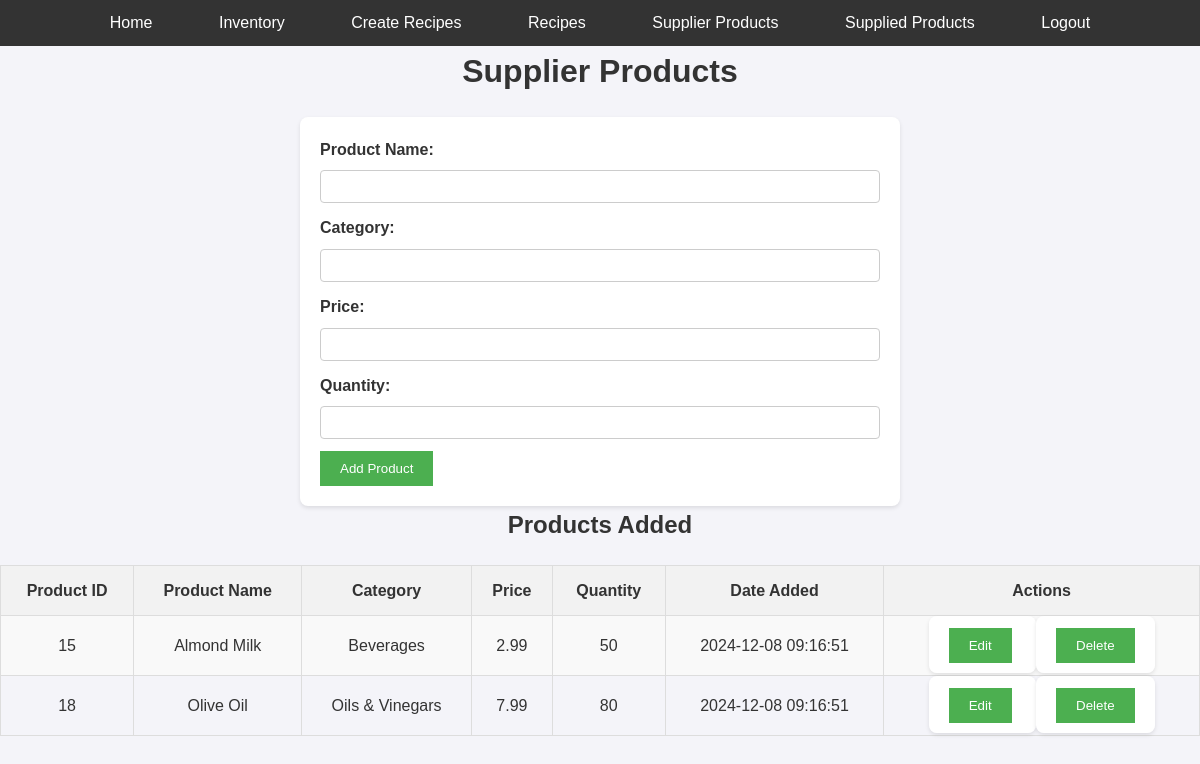
Screenshot of /supplier_products (signed in) with the database file from the repository.
### tables this page shows
CREATE TABLE "supplier_products" (
    id INTEGER PRIMARY KEY AUTOINCREMENT,
    supplier_id INTEGER NOT NULL,
    product_name TEXT NOT NULL,
    category TEXT NOT NULL,
    price DECIMAL(10, 2) NOT NULL,
    quantity INTEGER NOT NULL,
    date_added TIMESTAMP DEFAULT CURRENT_TIMESTAMP,
    FOREIGN KEY (supplier_id) REFERENCES users (user_id) ON DELETE CASCADE
);

### app.py (the view, shortened to what this page needs)
@app.route("/supplier_products", methods=["GET", "POST"])
@login_required
def supplier_products():
    user_id = session.get("user_id")  # Get user_id from the session
    if not user_id:
        return redirect(url_for("login"))
    products = execute_query("SELECT * FROM supplier_products WHERE supplier_id = ?", (user_id,))
    return render_template("supplier_products.html", products=products)

### app.py (called while the page is built)
def execute_query(query, params=(), fetch_one=False):
    conn = get_db_connection()
    conn.row_factory = sqlite3.Row  # Ensures rows act like dictionaries
    cursor = conn.cursor()
    cursor.execute(query, params)
    if fetch_one:
        rows = cursor.fetchone()  # Fetch only one row
    else:
        rows = cursor.fetchall()  # Fetch all rows
    conn.commit()
    conn.close()
    return rows

def get_db_connection():
    conn = sqlite3.connect("database.db")
    conn.row_factory = sqlite3.Row
    return conn

def login_required(f):
    @wraps(f)
    def decorated_function(*args, **kwargs):
        if "username" not in session:
            return redirect(url_for("login"))
        return f(*args, **kwargs)
    return decorated_function

### templates/supplier_products.html (shortened to what this page needs)
<!DOCTYPE html>
<html lang="en">
<head>
    <link rel="stylesheet" href="{{ url_for('static', filename='styles.css') }}">
</head>
<body>
    <header>
        <nav>
            <a href="{{ url_for('home') }}">Home</a>
            <a href="{{ url_for('inventory') }}">Inventory</a>
            <a href="{{ url_for('recipes') }}">Create Recipes</a>
            <a href="{{ url_for('all_recipes') }}">Recipes</a>
            <a href="{{ url_for('supplier_products') }}">Supplier Products</a>
            <a href="{{ url_for('supplied_products') }}">Supplied Products</a>
            <a href="{{ url_for('logout') }}">Logout</a>
        </nav>
    </header>
    <h1>Supplier Products</h1>
    <form method="POST" action="{{ url_for('add_product') }}">
        <label for="product_name">Product Name:</label>
        <input type="text" id="product_name" name="product_name" required><br>
        <label for="category">Category:</label>
        <input type="text" id="category" name="category" required><br>
        <label for="price">Price:</label>
        <input type="number" id="price" name="price" step="0.01" required><br>
        <label for="quantity">Quantity:</label>
        <input type="number" id="quantity" name="quantity" required><br>
        <button type="submit">Add Product</button>
    </form>
    <h2>Products Added</h2>
    <table border="1">
        <tr>
            <th>Product ID</th>
            <th>Product Name</th>
            <th>Category</th>
            <th>Price</th>
            <th>Quantity</th>
            <th>Date Added</th>
            <th>Actions</th>
        </tr>
        {% for product in products %}
        <tr>
            <td>{{ product.id }}</td>
            <td>{{ product.product_name }}</td>
            <td>{{ product.category }}</td>
            <td>{{ product.price }}</td>
            <td>{{ product.quantity }}</td>
            <td>{{ product.date_added }}</td>
            <td>
                <form method="GET" action="{{ url_for('edit_supplier_product', product_id=product.id) }}" style="display:inline;">
                    <button type="submit">Edit</button>
                </form>
                <form method="POST" action="{{ url_for('delete_product', product_id=product.id) }}" style="display:inline;">
                    <button type="submit" onclick="return confirm('Are you sure you want to delete this product?');">Delete</button>
                </form>
            </td>
        </tr>
        {% endfor %}
    </table>
</body>
</html>

### static/styles.css (style rules this page uses)
body { font-family: Arial, sans-serif; margin: 0; padding: 0; }
header { background-color: #333; color: white; padding: 1rem; text-align: center; }
nav a { color: white; margin: 0 1rem; text-decoration: none; }
table { width: 100%; border-collapse: collapse; margin-top: 1rem; }
th, td { border: 1px solid #ccc; padding: 0.5rem; text-align: left; }
h1 { width: fit-content; margin:auto; }

### templates/supplier_products.html (style rules this page uses)
* { margin: 0; padding: 0; box-sizing: border-box; }
body { font-family: Arial, sans-serif; background-color: #f4f4f9; color: #333; line-height: 1.6; }
header { background-color: #333; padding: 10px 0; }
header nav a { color: white; text-decoration: none; margin: 0 15px; padding: 8px 16px; border-radius: 4px; transition: background-color 0.3s ease; }
h1, h2 { color: #333; text-align: center; margin-bottom: 20px; }
form { background-color: #fff; padding: 20px; border-radius: 8px; box-shadow: 0 2px 4px rgba(0, 0, 0, 0.1); max-width: 600px; margin: 0 auto; }
form label { display: block; margin-bottom: 8px; font-weight: bold; }
form input { width: 100%; padding: 8px; margin-bottom: 12px; border: 1px solid #ccc; border-radius: 4px; }
form button { background-color: #4CAF50; color: white; padding: 10px 20px; border: none; cursor: pointer; }
table { width: 100%; border-collapse: collapse; margin-top: 20px; }
table th, table td { padding: 12px; text-align: center; border: 1px solid #ddd; }
table th { background-color: #f2f2f2; }
table tr:nth-child(even) { background-color: #f9f9f9; }

### rows the page displays
supplier_products: id "15", product_name "Almond Milk", category "Beverages", price "2.99", quantity "50", date_added "2024-12-08 09:16:51"
supplier_products: id "18", product_name "Olive Oil", category "Oils & Vinegars", price "7.99", quantity "80", date_added "2024-12-08 09:16:51"
